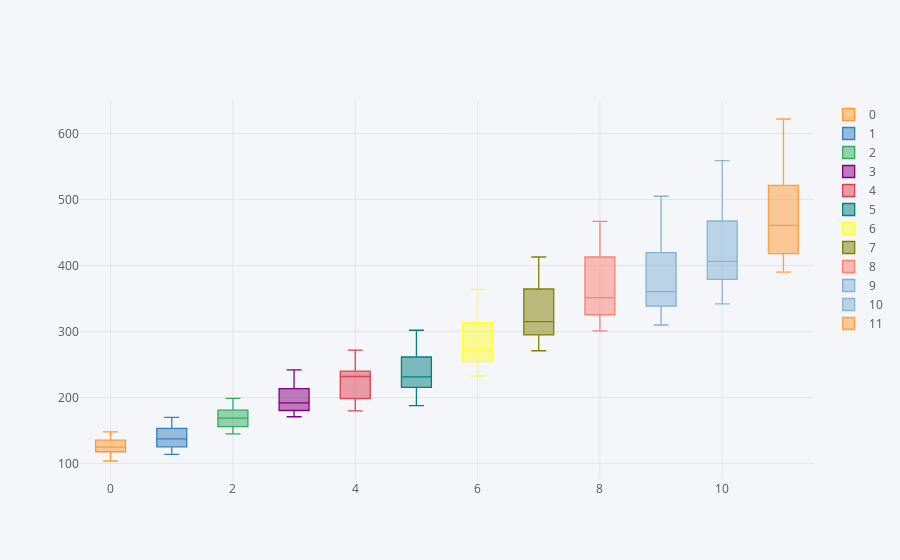

The cell this chart's notebook holds for it:
### Code cell
f.iplot(kind='box')

### Figure 1 — Plotly figure (JSON) as saved in the notebook; plotly's stock layout.template omitted (floating-point values rounded to 4 significant figures)
{"data": [{"boxpoints": false, "line": {"width": 1.3}, "marker": {"color": "rgba(255, 153, 51, 1.0)"}, "name": "0", "orientation": "v", "type": "box", "uid": "0fc82a75-64c5-46c3-b67d-abee015f674e", "y": [112, 118, 132, 129, 121, 135, 148, 148, 136, 119, 104, 118]}, {"boxpoints": false, "line": {"width": 1.3}, "marker": {"color": "rgba(55, 128, 191, 1.0)"}, "name": "1", "orientation": "v", "type": "box", "uid": "3153030b-9453-4b7e-90d4-1cfc91b7a4d5", "y": [115, 126, 141, 135, 125, 149, 170, 170, 158, 133, 114, 140]}, {"boxpoints": false, "line": {"width": 1.3}, "marker": {"color": "rgba(50, 171, 96, 1.0)"}, "name": "2", "orientation": "v", "type": "box", "uid": "7e51fba7-fe85-46e8-a9e9-86389d3fe09e", "y": [145, 150, 178, 163, 172, 178, 199, 199, 184, 162, 146, 166]}, {"boxpoints": false, "line": {"width": 1.3}, "marker": {"color": "rgba(128, 0, 128, 1.0)"}, "name": "3", "orientation": "v", "type": "box", "uid": "b4ccff01-1dce-43fe-a473-ff9e677e0de1", "y": [171, 180, 193, 181, 183, 218, 230, 242, 209, 191, 172, 194]}, {"boxpoints": false, "line": {"width": 1.3}, "marker": {"color": "rgba(219, 64, 82, 1.0)"}, "name": "4", "orientation": "v", "type": "box", "uid": "23a8ed52-458d-43fd-96cf-4f9350e6969c", "y": [196, 196, 236, 235, 229, 243, 264, 272, 237, 211, 180, 201]}, {"boxpoints": false, "line": {"width": 1.3}, "marker": {"color": "rgba(0, 128, 128, 1.0)"}, "name": "5", "orientation": "v", "type": "box", "uid": "4b5876b6-20ca-43b4-9f21-6f6cce15eeda", "y": [204, 188, 235, 227, 234, 264, 302, 293, 259, 229, 203, 229]}, {"boxpoints": false, "line": {"width": 1.3}, "marker": {"color": "rgba(255, 255, 51, 1.0)"}, "name": "6", "orientation": "v", "type": "box", "uid": "0a5c4bb8-8fbb-40a1-94b0-a730f0393eec", "y": [242, 233, 267, 269, 270, 315, 364, 347, 312, 274, 237, 278]}, {"boxpoints": false, "line": {"width": 1.3}, "marker": {"color": "rgba(128, 128, 0, 1.0)"}, "name": "7", "orientation": "v", "type": "box", "uid": "ea96dd35-2ce4-4dc4-be48-8d0e788040d8", "y": [284, 277, 317, 313, 318, 374, 413, 405, 355, 306, 271, 306]}, {"boxpoints": false, "line": {"width": 1.3}, "marker": {"color": "rgba(251, 128, 114, 1.0)"}, "name": "8", "orientation": "v", "type": "box", "uid": "52fe761c-e404-4f54-934e-3ac244961302", "y": [315, 301, 356, 348, 355, 422, 465, 467, 404, 347, 305, 336]}, {"boxpoints": false, "line": {"width": 1.3}, "marker": {"color": "rgba(128, 177, 211, 1.0)"}, "name": "9", "orientation": "v", "type": "box", "uid": "e293da13-26ef-480c-881d-13d1141a2ff6", "y": [340, 318, 362, 348, 363, 435, 491, 505, 404, 359, 310, 337]}, {"boxpoints": false, "line": {"width": 1.3}, "marker": {"color": "rgba(128, 177, 211, 0.8999999999999999)"}, "name": "10", "orientation": "v", "type": "box", "uid": "c1c62f18-c9fc-4fde-a002-b88aacb8a87c", "y": [360, 342, 406, 396, 420, 472, 548, 559, 463, 407, 362, 405]}, {"boxpoints": false, "line": {"width": 1.3}, "marker": {"color": "rgba(255, 153, 51, 0.8999999999999999)"}, "name": "11", "orientation": "v", "type": "box", "uid": "44c7ae26-727d-44f5-8435-a6756011f933", "y": [417, 391, 419, 461, 472, 535, 622, 606, 508, 461, 390, 432]}], "layout": {"legend": {"bgcolor": "#F5F6F9", "font": {"color": "#4D5663"}}, "paper_bgcolor": "#F5F6F9", "plot_bgcolor": "#F5F6F9", "title": {"font": {"color": "#4D5663"}}, "xaxis": {"gridcolor": "#E1E5ED", "showgrid": true, "tickfont": {"color": "#4D5663"}, "title": {"font": {"color": "#4D5663"}, "text": ""}, "zerolinecolor": "#E1E5ED"}, "yaxis": {"gridcolor": "#E1E5ED", "showgrid": true, "tickfont": {"color": "#4D5663"}, "title": {"font": {"color": "#4D5663"}, "text": ""}, "zerolinecolor": "#E1E5ED"}}}
